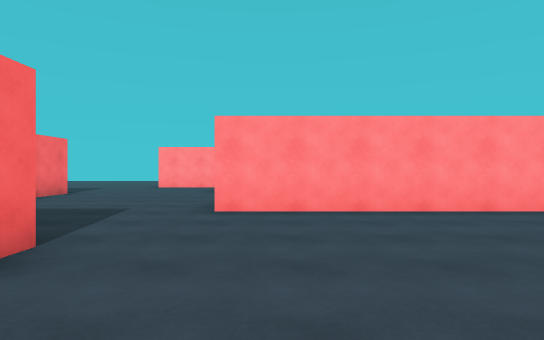
view 1 (above)

24 first-person views from a walk through a 3-D level made in the Unity game engine. The camera is 1.3 m above the floor, looks level and sees 75° across. The floor is counted in squares, 2 m on a side. Each view is taken from the middle of a square. On the plan, view 1 faces up. The plan holds only what a view shows up to about 10 squares ahead; the rest is blank. The place goes on beyond the plan. The player character is not drawn.

view 2
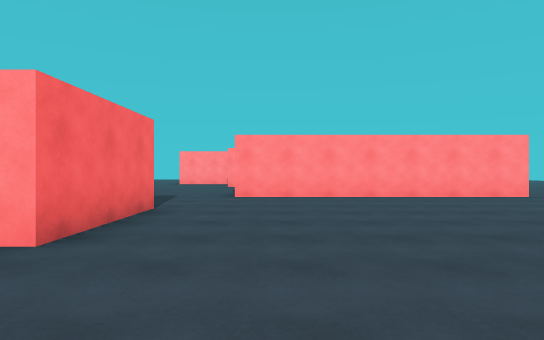

view 3
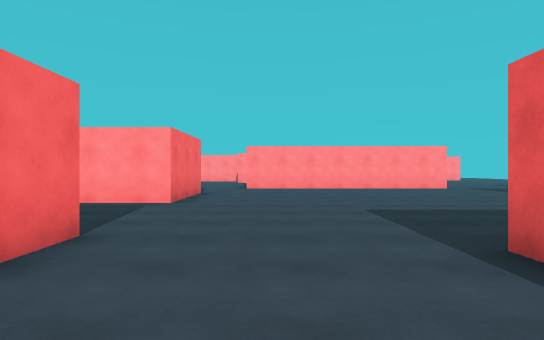

view 4
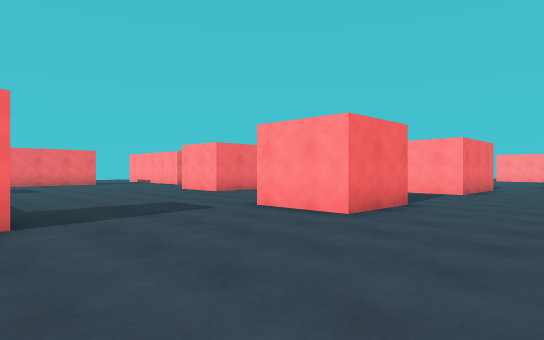

view 5
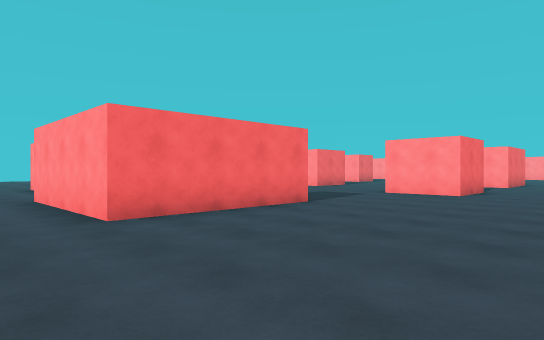

view 6
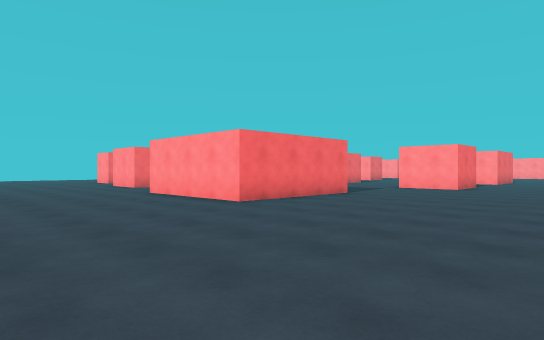

view 7
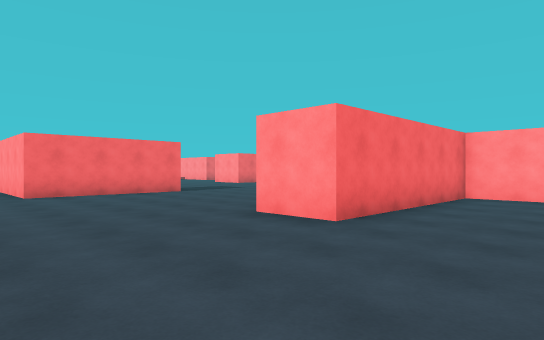

view 8
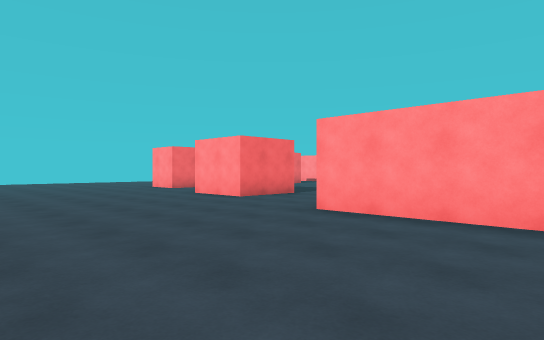

view 9
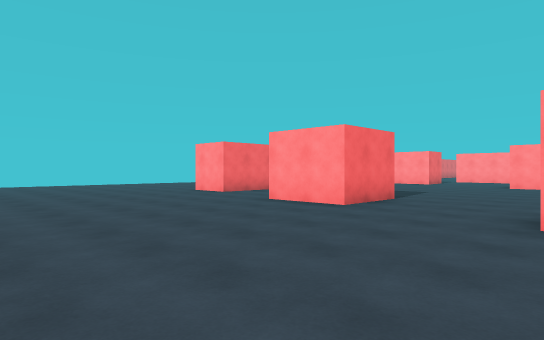

view 10
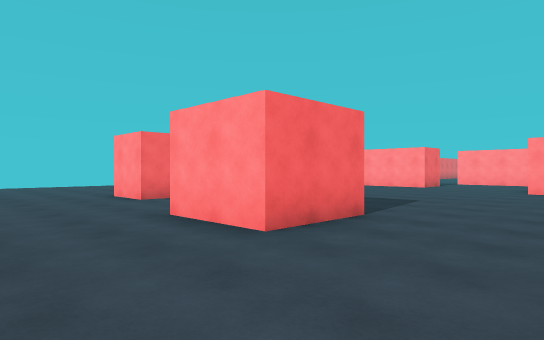

view 11
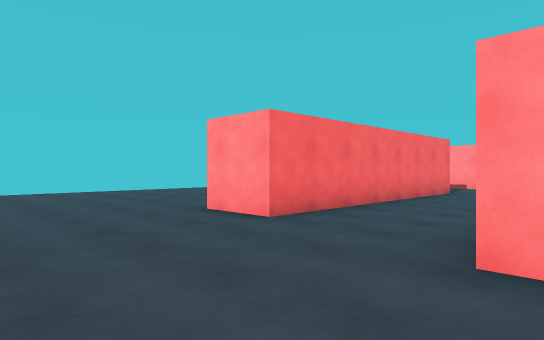

view 12
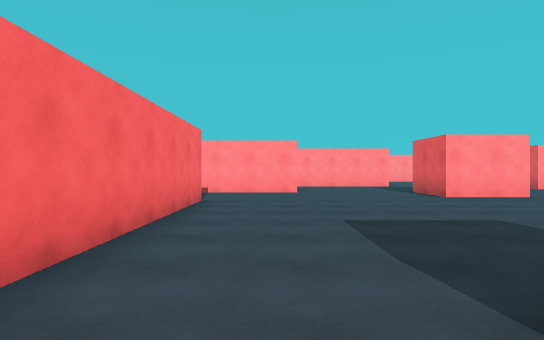

view 13
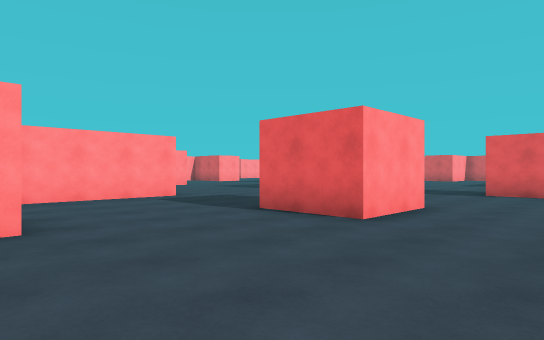

view 14
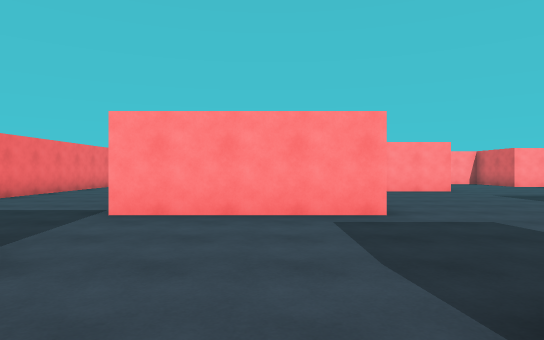

view 15
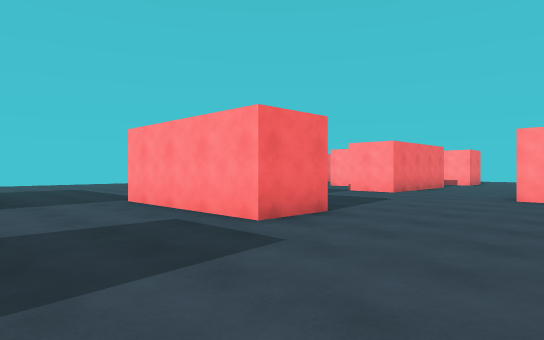

view 16
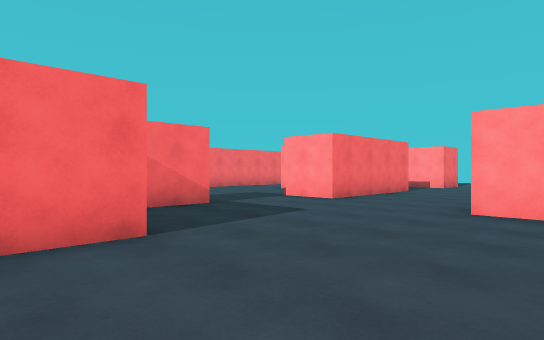

view 17
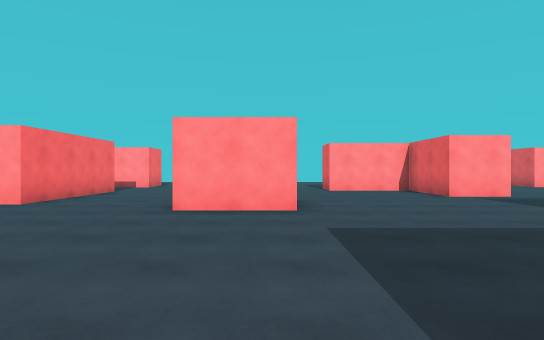

view 18
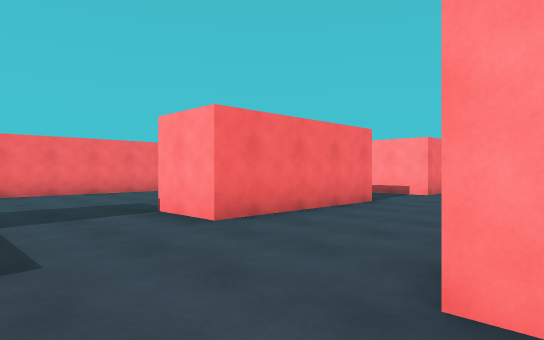

view 19
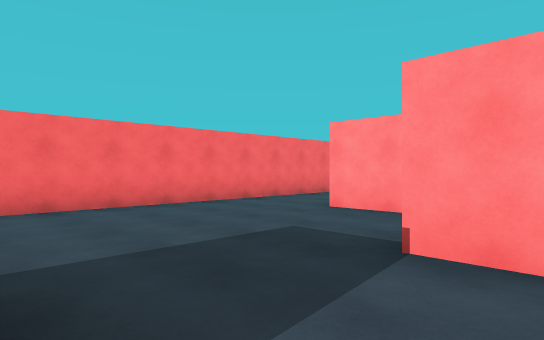

view 20
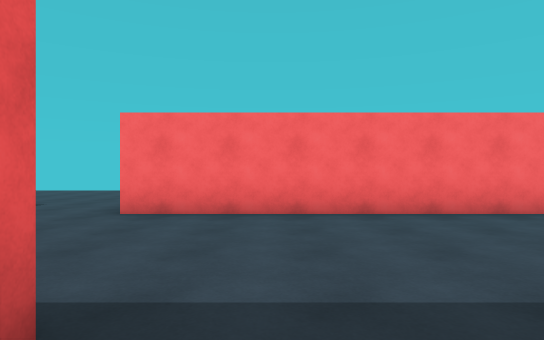

view 21
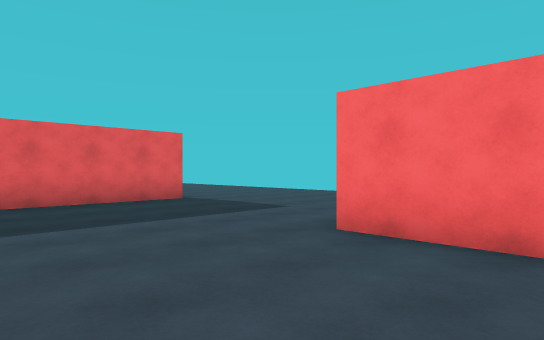

view 22
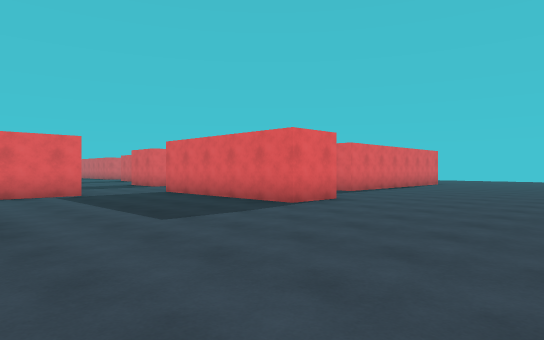

view 23
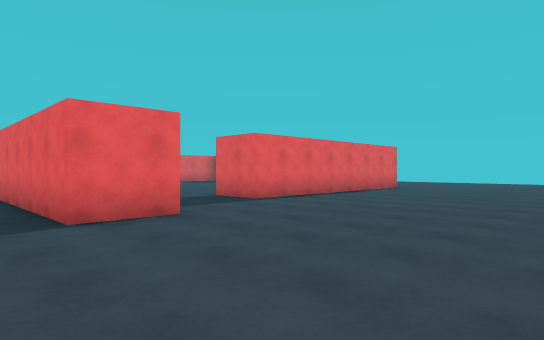

view 24
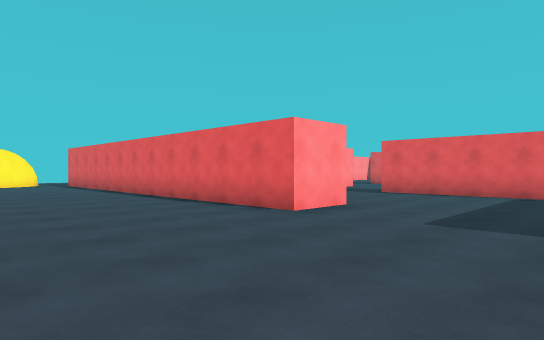

### Floor plan
Points are (right, up) in squares from view 1. A wall is a line through its corners. A room is listed if a view was taken in it or the views show most of it. See-through windows are left out.
Room 1 (views 1, 2)
walls: (-2, 3) (-2, 0); (6.3, 5.5) (-1, 5.6); (1.9, -4.6) (1.9, -4.1)
ways out: opening at (-1, 4.5) to room 2; opening at (-0.8, -3) to room 2
Room 2 (views 3, 4, 5, 6, 7, 8, 9, 10, 11, 12, 13, 14, 15, 16, 17, 18, 19, 20, 21, 22, 23, 24)
walls: (-7.8, -3.6) (-9.8, -3.6) (-9.8, -1.5); (-9.3, 3.6) (-9.3, 2.1) (-13.3, 2.1) (-13.3, 5.5); (-17, -7.1) (-17, -4.5) (-15.5, -4.5) (-15.5, -11.5) (-17, -11.5); (-3.9, -4.8) (-3.9, -3.5); (-18.3, -1.9) (-18.3, -0.2) (-13.5, -0.2); (-10.7, -10.4) (-10.7, -12.4) (-12.8, -12.4); (-2, -3.5) (-2, -5.5) (-4, -5.5); (-11.8, 6.1) (-11.8, 4.7); (-2, 0) (-3.9, 0); (-3.6, -9.3) (-3.6, -13.3) (-7.8, -13.3); (-5.5, 7.7) (-7.6, 7.7); (-10.7, 10.4) (-10.7, 8.7) (-12.2, 8.7); (-5.6, 9.8) (-5.6, 8.4); (-13.4, 11.2) (-14.7, 11.2); (4.9, -6.1) (3.4, -6.1) (3.4, -11.2) (1.9, -11.2); (-0.1, 10.6) (-1.7, 10.6) (-1.7, 12); (-17.2, 13.9) (-17.2, 4.7) (-18.7, 4.7) (-18.7, 10.9); (-10.7, 15.3) (-11.9, 15.3)
ways out: opening at (-1, 4.5) to room 1; opening at (-0.8, -3) to room 1; opening at (-6.2, 10.9)

Positions as (right, up) in squares from view 1, and headings:
1: (0, 0), facing up
2: (0, -3), facing up
3: (0, -7), facing up
4: (1, -10), facing up-left
5: (1, -15), facing up-left
6: (2, -18), facing up-left
7: (6, -15), facing up-left
8: (-4, -18), facing up-left
9: (-7, -18), facing up-left
10: (-8, -15), facing up-left
11: (-12, -15), facing up-left
12: (-14, -12), facing up
13: (-14, -6), facing up-right
14: (-11, -3), facing up
15: (-6, -1), facing up-left
16: (-6, 2), facing up-left
17: (-6, 2), facing up
18: (-7, 6), facing up-left
19: (-11, 6), facing up-left
20: (-12, 7), facing left
21: (-14, 7), facing down-left
22: (-23, 5), facing down-right
23: (-23, 1), facing down-right
24: (-23, 1), facing up-right
